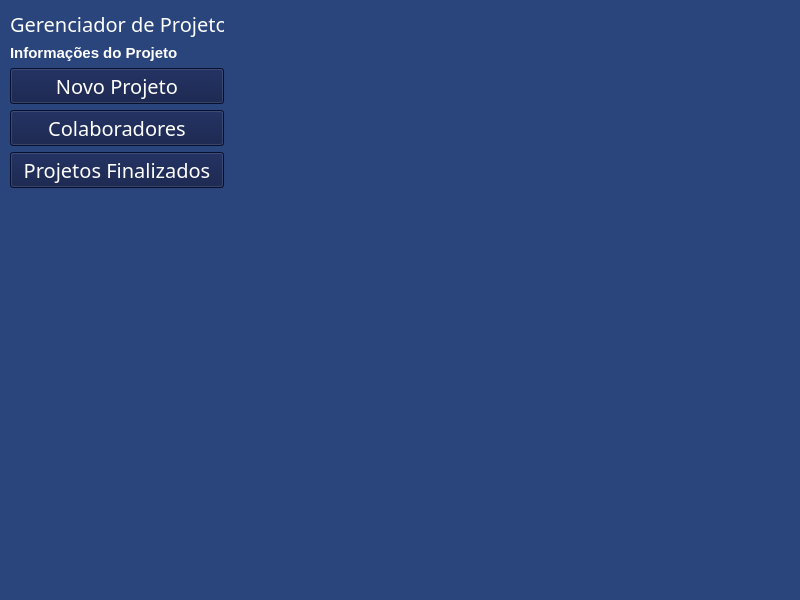
<?xml version="1.0" encoding="UTF-8"?>
<ui version="4.0">
 <class>MainWindow</class>
 <widget class="QMainWindow" name="MainWindow">
  <property name="geometry">
   <rect>
    <x>0</x>
    <y>0</y>
    <width>800</width>
    <height>600</height>
   </rect>
  </property>
  <property name="font">
   <font>
    <family>Impact</family>
    <pointsize>8</pointsize>
   </font>
  </property>
  <property name="windowTitle">
   <string>MainWindow</string>
  </property>
  <property name="styleSheet">
   <string notr="true">background-color: rgb(42, 68, 124);</string>
  </property>
  <widget class="QWidget" name="centralwidget">
   <widget class="QStackedWidget" name="stackedWidget">
    <property name="geometry">
     <rect>
      <x>239</x>
      <y>19</y>
      <width>551</width>
      <height>551</height>
     </rect>
    </property>
    <widget class="QWidget" name="page"/>
    <widget class="QWidget" name="page_2"/>
   </widget>
   <widget class="QWidget" name="">
    <property name="geometry">
     <rect>
      <x>10</x>
      <y>10</y>
      <width>214</width>
      <height>561</height>
     </rect>
    </property>
    <layout class="QVBoxLayout" name="verticalLayout">
     <item>
      <widget class="QLabel" name="label">
       <property name="font">
        <font>
         <family>Impact</family>
         <pointsize>15</pointsize>
        </font>
       </property>
       <property name="styleSheet">
        <string notr="true">color: rgb(255,255,255);</string>
       </property>
       <property name="text">
        <string>Gerenciador de Projetos</string>
       </property>
      </widget>
     </item>
     <item>
      <widget class="QLabel" name="label_2">
       <property name="font">
        <font>
         <family>MS Sans Serif</family>
         <pointsize>11</pointsize>
         <weight>75</weight>
         <bold>true</bold>
        </font>
       </property>
       <property name="styleSheet">
        <string notr="true">color:rgb(255, 255, 255)</string>
       </property>
       <property name="text">
        <string>Informações do Projeto</string>
       </property>
      </widget>
     </item>
     <item>
      <widget class="QPushButton" name="pushButton">
       <property name="font">
        <font>
         <family>Impact</family>
         <pointsize>15</pointsize>
        </font>
       </property>
       <property name="styleSheet">
        <string notr="true">color: rgb(255, 255, 255);
background-color: rgb(10, 23, 67);</string>
       </property>
       <property name="text">
        <string>Novo Projeto</string>
       </property>
      </widget>
     </item>
     <item>
      <widget class="QPushButton" name="pushButton_3">
       <property name="font">
        <font>
         <family>Impact</family>
         <pointsize>15</pointsize>
        </font>
       </property>
       <property name="styleSheet">
        <string notr="true">color:rgb(255, 255, 255);
background-color: rgb(10, 23, 67);
</string>
       </property>
       <property name="text">
        <string>Colaboradores</string>
       </property>
      </widget>
     </item>
     <item>
      <widget class="QPushButton" name="pushButton_2">
       <property name="font">
        <font>
         <family>Impact</family>
         <pointsize>15</pointsize>
        </font>
       </property>
       <property name="styleSheet">
        <string notr="true">color: rgb(255, 255, 255);
background-color: rgb(10, 23, 67);</string>
       </property>
       <property name="text">
        <string>Projetos Finalizados</string>
       </property>
      </widget>
     </item>
     <item>
      <spacer name="verticalSpacer_2">
       <property name="orientation">
        <enum>Qt::Vertical</enum>
       </property>
       <property name="sizeHint" stdset="0">
        <size>
         <width>20</width>
         <height>40</height>
        </size>
       </property>
      </spacer>
     </item>
     <item>
      <spacer name="verticalSpacer">
       <property name="orientation">
        <enum>Qt::Vertical</enum>
       </property>
       <property name="sizeHint" stdset="0">
        <size>
         <width>20</width>
         <height>40</height>
        </size>
       </property>
      </spacer>
     </item>
    </layout>
   </widget>
  </widget>
  <widget class="QStatusBar" name="statusbar"/>
 </widget>
 <resources/>
 <connections/>
</ui>
